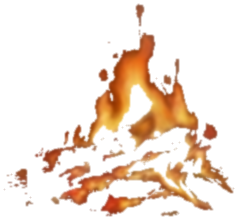
#> input picture assets/art/effects/scene_01/fire/fire_01.png, 238 x 220 px
$ python process_fire_assets.py
#> lines starting #> are read from the running program, lines starting #| are printed output that depends on the picture
from __future__ import annotations

import colorsys
from pathlib import Path

from PIL import Image, ImageFilter

ROOT = Path(__file__).resolve().parents[1]
OUT_DIR = ROOT / "assets" / "art" / "effects" / "scene_01" / "fire"
OUT_DIR.mkdir(parents=True, exist_ok=True)

SHEET_CANDIDATES = [
    ROOT / "Create_transparent_PNG_files_202606051237.png",
    ROOT / "Create_transparent_PNG_files_202606051237.jpeg",
]
OUTPUT_NAMES = [
    "fire_01.png",
    "fire_02.png",
    "fire_03.png",
    "fire_04.png",
]

ALPHA_BLUR_RADIUS = 0.85
ALPHA_CUTOFF = 14


def is_bright_flame_pixel(r: int, g: int, b: int) -> bool:
    """Strict mask: only vivid yellow / orange / red flame."""
    max_c = max(r, g, b)
    min_c = min(r, g, b)
    chroma = max_c - min_c
    avg = (r + g + b) / 3.0

    # Checkerboard, smoke, wood, shadows.
    if chroma < 48 and max_c < 175:
        return False
    if chroma < 36 and 45 <= avg <= 135:
        return False
    if max_c < 95:
        return False

    hue, sat, val = colorsys.rgb_to_hsv(r / 255.0, g / 255.0, b / 255.0)

    if val < 0.44:
        return False
    if sat < 0.40:
        return False
    if not (hue <= 0.17 or hue >= 0.97):
        return False

    # Hot yellow core.
    if r >= 165 and g >= 125 and b <= 95 and g >= b + 20:
        return True

    # Bright orange / red flame body.
    if r >= 135 and r >= g + 42 and r >= b + 38 and val >= 0.48:
        return True

    # High-energy orange fringe.
    if r >= 115 and g >= 55 and r >= g + 50 and val >= 0.55 and sat >= 0.48:
        return True

    return False


def build_strict_flame(img: Image.Image) -> Image.Image:
    src = img.convert("RGBA")
    out = Image.new("RGBA", src.size, (0, 0, 0, 0))
    src_px = src.load()
    out_px = out.load()
    w, h = src.size

    for y in range(h):
        for x in range(w):
            r, g, b, _a = src_px[x, y]
            if is_bright_flame_pixel(r, g, b):
                out_px[x, y] = (r, g, b, 255)

    return out


def _warm_neighbor_color(strict: Image.Image, x: int, y: int) -> tuple[int, int, int]:
    px = strict.load()
    w, h = strict.size
    total_r = 0
    total_g = 0
    total_b = 0
    weight = 0

    for ny in range(max(0, y - 2), min(h, y + 3)):
        for nx in range(max(0, x - 2), min(w, x + 3)):
            r, g, b, a = px[nx, ny]
            if a < 200:
                continue
            dist = ((nx - x) ** 2 + (ny - y) ** 2) ** 0.5
            wgt = 1.0 / (1.0 + dist)
            total_r += int(r * wgt)
            total_g += int(g * wgt)
            total_b += int(b * wgt)
            weight += wgt

    if weight <= 0.0:
        return (255, 145, 45)

    return (
        min(255, int(total_r / weight)),
        min(255, int(total_g / weight)),
        min(255, int(total_b / weight)),
    )


def soften_alpha_edges(strict: Image.Image) -> Image.Image:
    """Blur alpha only; fringe RGB comes from nearby warm pixels, never gray/black."""
    alpha = strict.split()[3].filter(ImageFilter.GaussianBlur(radius=ALPHA_BLUR_RADIUS))
    out = Image.new("RGBA", strict.size, (0, 0, 0, 0))
    alpha_px = alpha.load()
    out_px = out.load()
    w, h = strict.size

    for y in range(h):
        for x in range(w):
            a = int(alpha_px[x, y])
            if a < ALPHA_CUTOFF:
                continue
            r, g, b = _warm_neighbor_color(strict, x, y)
            out_px[x, y] = (r, g, b, a)

    return out


def extract_warm_flame(img: Image.Image) -> Image.Image:
    strict = build_strict_flame(img)
    return soften_alpha_edges(strict)


def crop_to_content(img: Image.Image, padding: int = 3) -> Image.Image:
    px = img.load()
    w, h = img.size
    minx, miny, maxx, maxy = w, h, 0, 0
    found = False
    for y in range(h):
        for x in range(w):
            if px[x, y][3] > 10:
                found = True
                minx = min(minx, x)
                miny = min(miny, y)
                maxx = max(maxx, x)
                maxy = max(maxy, y)
    if not found:
        return img
    minx = max(0, minx - padding)
    miny = max(0, miny - padding)
    maxx = min(w - 1, maxx + padding)
    maxy = min(h - 1, maxy + padding)
    return img.crop((minx, miny, maxx + 1, maxy + 1))


def load_sheet_frames() -> list[Image.Image] | None:
    sheet_path = next((p for p in SHEET_CANDIDATES if p.exists()), None)
    if sheet_path is None:
        return None
    sheet = Image.open(sheet_path)
    sw, sh = sheet.size
    fw, fh = sw // 2, sh // 2
    return [
        sheet.crop((0, 0, fw, fh)),
        sheet.crop((fw, 0, sw, fh)),
        sheet.crop((0, fh, fw, sh)),
        sheet.crop((fw, fh, sw, sh)),
    ]


def load_existing_outputs() -> list[Image.Image]:
    return [Image.open(OUT_DIR / name) for name in OUTPUT_NAMES]
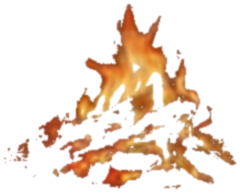
#> input picture assets/art/effects/scene_01/fire/fire_02.png, 240 x 193 px
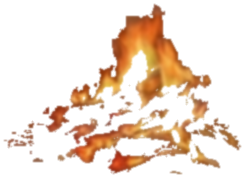
#> input picture assets/art/effects/scene_01/fire/fire_03.png, 245 x 178 px
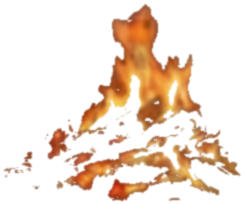
#> input picture assets/art/effects/scene_01/fire/fire_04.png, 244 x 205 px


def audit_frame(path: Path) -> None:
    img = Image.open(path).convert("RGBA")
    px = img.load()
    warm = neutral = dark = black_halo = 0
    for y in range(img.size[1]):
        for x in range(img.size[0]):
            r, g, b, a = px[x, y]
            if a < 12:
                continue
            chroma = max(r, g, b) - min(r, g, b)
            avg = (r + g + b) / 3.0
            if r + g + b < 40:
                black_halo += 1
            elif chroma <= 36 and 45 <= avg <= 135:
                neutral += 1
            elif max(r, g, b) < 95:
                dark += 1
            else:
                warm += 1
    print(
        f"audit {path.name}: warm={warm} neutral={neutral} dark={dark} "
        f"black_halo={black_halo} size={img.size}"
    )


def main() -> None:
    frames = load_sheet_frames()
    if frames is None:
        print("Spritesheet not found, reprocessing existing fire_01..fire_04 PNGs.")
        frames = load_existing_outputs()
#> frames = 4 items

    for index, frame in enumerate(frames):
        processed = crop_to_content(extract_warm_flame(frame))
#> in build_strict_flame, src is the input picture: PIL image 238x220 RGBA; mean R, G, B, A 48.8, 28.7, 13.8, 50.1
#> in build_strict_flame, `out = Image.new("RGBA", src.size, (0, 0, 0, 0))`: out: PIL image 238x220 RGBA; every value is 0
#> in extract_warm_flame, `strict = build_strict_flame(img)`:
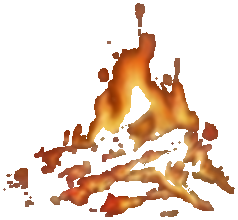
#> strict: PIL image 238x220 RGBA; mean R, G, B, A 48.7, 28.6, 13.7, 67.6; transparent parts drawn white
#> in soften_alpha_edges, `alpha = strict.split()[3].filter(ImageFilter.GaussianBlur(radius=ALPHA..`:
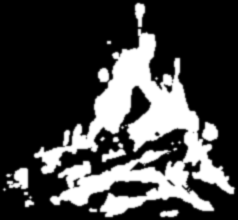
#> alpha: PIL image 238x220 L; min 0, max 255, mean 67.6
#> in extract_warm_flame, `return soften_alpha_edges(strict)`:
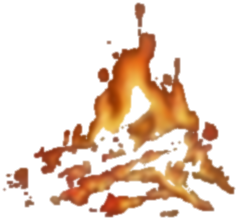
#> returned value: PIL image 238x220 RGBA; mean R, G, B, A 58.2, 34.1, 16.7, 67.3; transparent parts drawn white
        out_path = OUT_DIR / OUTPUT_NAMES[index]
        processed.save(out_path)
        audit_frame(out_path)
#| audit fire_01.png: warm=17097 neutral=0 dark=0 black_halo=0 size=(238, 220)

    print("Saved to", OUT_DIR)


if __name__ == "__main__":
    main()
